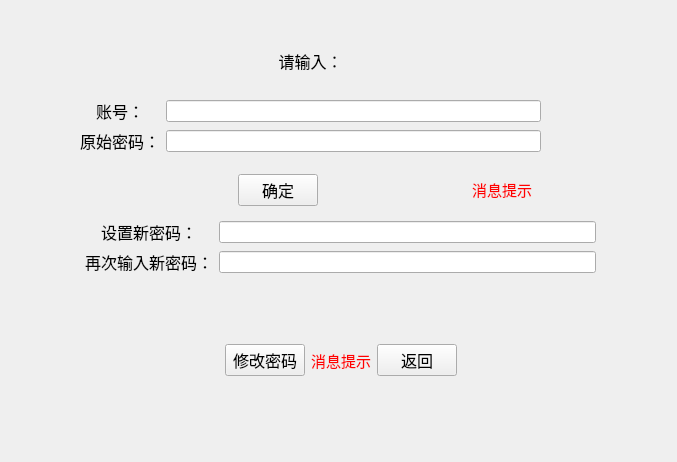
<?xml version="1.0" encoding="UTF-8"?>
<ui version="4.0">
 <class>Change_Password</class>
 <widget class="QWidget" name="Change_Password">
  <property name="geometry">
   <rect>
    <x>0</x>
    <y>0</y>
    <width>677</width>
    <height>462</height>
   </rect>
  </property>
  <property name="windowTitle">
   <string>Form</string>
  </property>
  <widget class="QWidget" name="widget" native="true">
   <property name="geometry">
    <rect>
     <x>80</x>
     <y>30</y>
     <width>461</width>
     <height>191</height>
    </rect>
   </property>
   <layout class="QVBoxLayout" name="verticalLayout">
    <item>
     <widget class="QLabel" name="label">
      <property name="font">
       <font>
        <family>微软雅黑 Light</family>
        <pointsize>12</pointsize>
       </font>
      </property>
      <property name="text">
       <string>&lt;html&gt;&lt;head/&gt;&lt;body&gt;&lt;p align=&quot;center&quot;&gt;&lt;span style=&quot; font-size:12pt;&quot;&gt;请输入：&lt;/span&gt;&lt;/p&gt;&lt;/body&gt;&lt;/html&gt;</string>
      </property>
     </widget>
    </item>
    <item>
     <layout class="QGridLayout" name="gridLayout">
      <item row="1" column="0">
       <widget class="QLabel" name="label_3">
        <property name="font">
         <font>
          <family>微软雅黑 Light</family>
          <pointsize>12</pointsize>
         </font>
        </property>
        <property name="text">
         <string>&lt;html&gt;&lt;head/&gt;&lt;body&gt;&lt;p align=&quot;center&quot;&gt;&lt;span style=&quot; font-size:12pt;&quot;&gt;原始密码：&lt;/span&gt;&lt;/p&gt;&lt;/body&gt;&lt;/html&gt;</string>
        </property>
        <property name="alignment">
         <set>Qt::AlignCenter</set>
        </property>
       </widget>
      </item>
      <item row="0" column="0">
       <widget class="QLabel" name="label_2">
        <property name="font">
         <font>
          <family>微软雅黑 Light</family>
          <pointsize>12</pointsize>
         </font>
        </property>
        <property name="text">
         <string>&lt;html&gt;&lt;head/&gt;&lt;body&gt;&lt;p align=&quot;center&quot;&gt;&lt;span style=&quot; font-size:12pt;&quot;&gt;账号：&lt;/span&gt;&lt;/p&gt;&lt;/body&gt;&lt;/html&gt;</string>
        </property>
       </widget>
      </item>
      <item row="1" column="1">
       <widget class="QLineEdit" name="lineEdit_2">
        <property name="echoMode">
         <enum>QLineEdit::Password</enum>
        </property>
       </widget>
      </item>
      <item row="0" column="1">
       <widget class="QLineEdit" name="lineEdit"/>
      </item>
     </layout>
    </item>
    <item>
     <widget class="QWidget" name="widget_2" native="true">
      <layout class="QHBoxLayout" name="horizontalLayout">
       <item>
        <spacer name="horizontalSpacer">
         <property name="orientation">
          <enum>Qt::Horizontal</enum>
         </property>
         <property name="sizeHint" stdset="0">
          <size>
           <width>40</width>
           <height>20</height>
          </size>
         </property>
        </spacer>
       </item>
       <item>
        <widget class="QPushButton" name="pushButton">
         <property name="font">
          <font>
           <family>微软雅黑 Light</family>
           <pointsize>12</pointsize>
          </font>
         </property>
         <property name="text">
          <string>确定</string>
         </property>
        </widget>
       </item>
       <item>
        <spacer name="horizontalSpacer_2">
         <property name="orientation">
          <enum>Qt::Horizontal</enum>
         </property>
         <property name="sizeHint" stdset="0">
          <size>
           <width>40</width>
           <height>20</height>
          </size>
         </property>
        </spacer>
       </item>
       <item>
        <widget class="QLabel" name="label_4">
         <property name="font">
          <font>
           <family>微软雅黑</family>
          </font>
         </property>
         <property name="text">
          <string>&lt;html&gt;&lt;head/&gt;&lt;body&gt;&lt;p align=&quot;center&quot;&gt;&lt;span style=&quot; font-size:11pt; color:#ff0000;&quot;&gt;消息提示&lt;/span&gt;&lt;/p&gt;&lt;/body&gt;&lt;/html&gt;</string>
         </property>
        </widget>
       </item>
      </layout>
     </widget>
    </item>
   </layout>
  </widget>
  <widget class="QWidget" name="widget_3" native="true">
   <property name="geometry">
    <rect>
     <x>85</x>
     <y>220</y>
     <width>511</width>
     <height>221</height>
    </rect>
   </property>
   <layout class="QVBoxLayout" name="verticalLayout_2">
    <item>
     <layout class="QGridLayout" name="gridLayout_2">
      <item row="0" column="0">
       <widget class="QLabel" name="label_5">
        <property name="font">
         <font>
          <family>微软雅黑 Light</family>
          <pointsize>12</pointsize>
         </font>
        </property>
        <property name="text">
         <string>&lt;html&gt;&lt;head/&gt;&lt;body&gt;&lt;p align=&quot;center&quot;&gt;&lt;span style=&quot; font-size:12pt;&quot;&gt;设置新密码：&lt;/span&gt;&lt;/p&gt;&lt;/body&gt;&lt;/html&gt;</string>
        </property>
       </widget>
      </item>
      <item row="1" column="0">
       <widget class="QLabel" name="label_7">
        <property name="font">
         <font>
          <family>微软雅黑 Light</family>
          <pointsize>12</pointsize>
         </font>
        </property>
        <property name="text">
         <string>&lt;html&gt;&lt;head/&gt;&lt;body&gt;&lt;p align=&quot;center&quot;&gt;&lt;span style=&quot; font-size:12pt;&quot;&gt;再次输入新密码：&lt;/span&gt;&lt;/p&gt;&lt;/body&gt;&lt;/html&gt;</string>
        </property>
        <property name="alignment">
         <set>Qt::AlignCenter</set>
        </property>
       </widget>
      </item>
      <item row="0" column="1">
       <widget class="QLineEdit" name="lineEdit_3">
        <property name="echoMode">
         <enum>QLineEdit::Password</enum>
        </property>
       </widget>
      </item>
      <item row="1" column="1">
       <widget class="QLineEdit" name="lineEdit_4">
        <property name="echoMode">
         <enum>QLineEdit::Password</enum>
        </property>
       </widget>
      </item>
     </layout>
    </item>
    <item>
     <widget class="QWidget" name="widget_4" native="true">
      <layout class="QHBoxLayout" name="horizontalLayout_2">
       <item>
        <spacer name="horizontalSpacer_3">
         <property name="orientation">
          <enum>Qt::Horizontal</enum>
         </property>
         <property name="sizeHint" stdset="0">
          <size>
           <width>40</width>
           <height>20</height>
          </size>
         </property>
        </spacer>
       </item>
       <item>
        <widget class="QPushButton" name="pushButton_3">
         <property name="font">
          <font>
           <family>微软雅黑 Light</family>
           <pointsize>12</pointsize>
          </font>
         </property>
         <property name="text">
          <string>修改密码</string>
         </property>
        </widget>
       </item>
       <item>
        <widget class="QLabel" name="label_6">
         <property name="font">
          <font>
           <family>微软雅黑</family>
          </font>
         </property>
         <property name="text">
          <string>&lt;html&gt;&lt;head/&gt;&lt;body&gt;&lt;p align=&quot;center&quot;&gt;&lt;span style=&quot; font-size:11pt; color:#ff0000;&quot;&gt;消息提示&lt;/span&gt;&lt;/p&gt;&lt;/body&gt;&lt;/html&gt;</string>
         </property>
        </widget>
       </item>
       <item>
        <widget class="QPushButton" name="pushButton_2">
         <property name="font">
          <font>
           <family>微软雅黑 Light</family>
           <pointsize>12</pointsize>
          </font>
         </property>
         <property name="text">
          <string>返回</string>
         </property>
        </widget>
       </item>
       <item>
        <spacer name="horizontalSpacer_4">
         <property name="orientation">
          <enum>Qt::Horizontal</enum>
         </property>
         <property name="sizeHint" stdset="0">
          <size>
           <width>40</width>
           <height>20</height>
          </size>
         </property>
        </spacer>
       </item>
      </layout>
     </widget>
    </item>
   </layout>
  </widget>
 </widget>
 <resources/>
 <connections/>
</ui>
